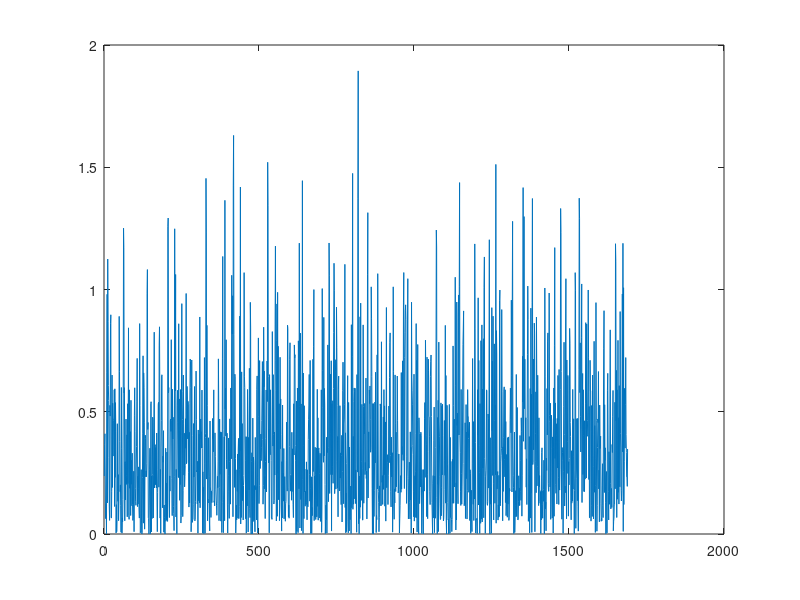

MATLAB code to generate this figure:
clc;
clear all
close all
data1 = load('accfilterSaveWindows2018_4_27_13-44-20.TXT');
t = 1:length(data1);
plot(t,data1);
